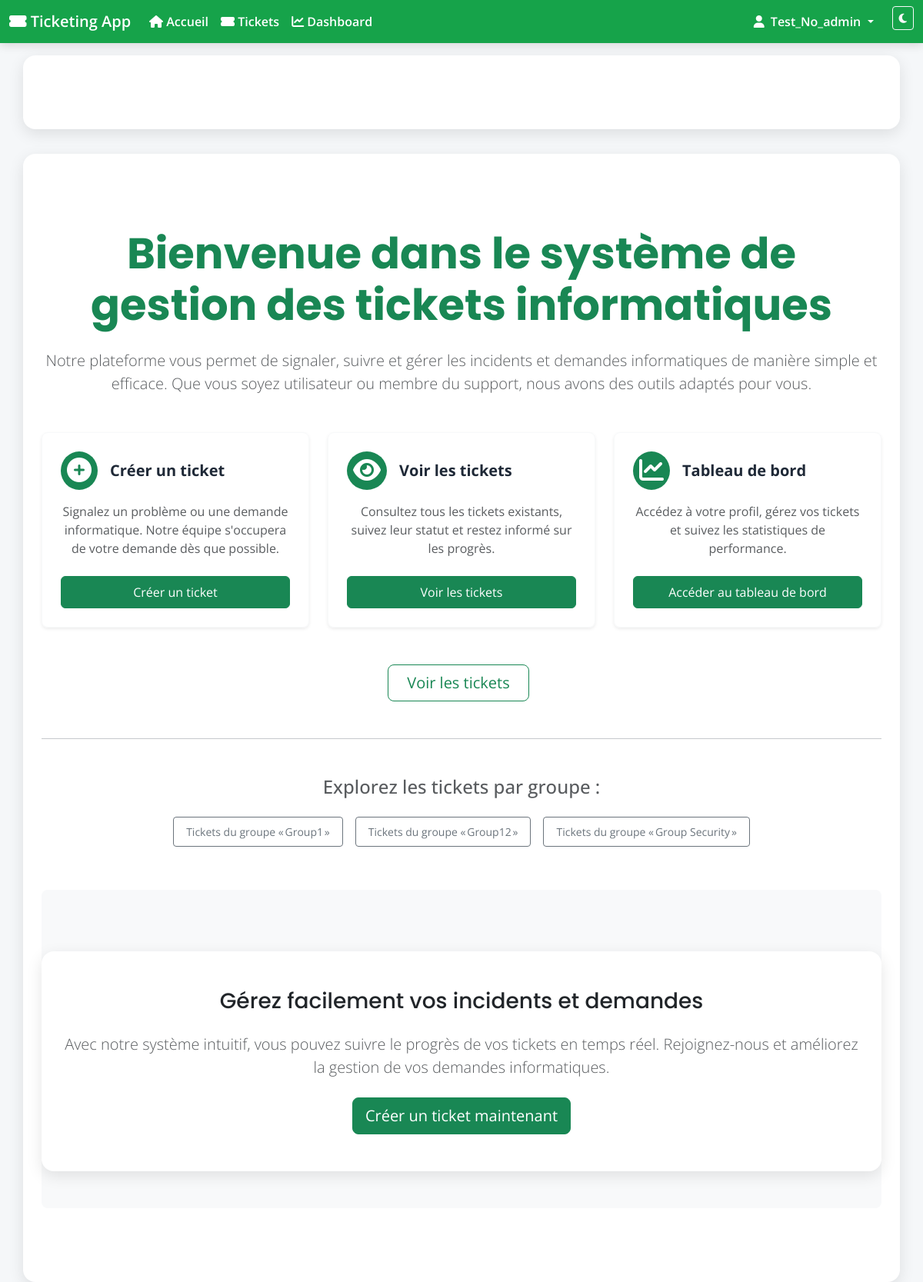
Screenshot of / (signed in) with the database file from the repository.
### tickets/models.py (models this page shows, shortened)
class Group(models.Model):
    name = models.CharField(max_length=100, unique=True)
    description = models.TextField(blank=True)
    members = models.ManyToManyField(User, related_name='custom_groups')

### appli_ticketing/views.py (the view)
# urls.py: path('', main_views.home, name='home'),
@login_required
def home(request):
    groups = Group.objects.annotate(
        total=Count('tickets'),  # Nombre total de tickets
        open=Count('tickets', filter=Q(tickets__status='open')),  # Nombre de tickets ouverts
        resolved=Count('tickets', filter=Q(tickets__status='closed'))  # Nombre de tickets résolus
    )
    return render(request, 'appli_ticketing/home.html', {'groups': groups})

### appli_ticketing/templates/appli_ticketing/home.html (shortened to what this page needs)
{% extends "appli_ticketing/base.html" %}
{% block content %}
<div class="text-center py-5">
  <h1 class="display-4 fw-bold mb-4 text-success">Bienvenue dans le système de gestion des tickets informatiques</h1>
  <p class="lead mb-5 text-muted">
    Notre plateforme vous permet de signaler, suivre et gérer les incidents et demandes informatiques de manière simple et efficace. Que vous soyez utilisateur ou membre du support, nous avons des outils adaptés pour vous.
  </p>
  <div class="row justify-content-center g-4">
    <div class="col-md-4">
      <div class="p-4 bg-surface rounded-3 shadow-sm border border-light d-flex flex-column h-100">
        <div class="d-flex align-items-center mb-3">
          <div class="bg-success text-white p-2 rounded-circle me-3"><i class="fa fa-plus-circle fa-2x"></i></div>
          <h5 class="fw-bold my-0">Créer un ticket</h5>
        </div>
        <p class="text-muted mb-4 flex-grow-1">Signalez un problème ou une demande informatique. Notre équipe s'occupera de votre demande dès que possible.</p>
        <a href="{% url 'tickets:ticket_create' %}" class="btn btn-success w-100 py-2 mt-auto">Créer un ticket</a>
      </div>
    </div>
    <div class="col-md-4">
      <div class="p-4 bg-surface rounded-3 shadow-sm border border-light d-flex flex-column h-100">
        <div class="d-flex align-items-center mb-3">
          <div class="bg-success text-white p-2 rounded-circle me-3"><i class="fa fa-eye fa-2x"></i></div>
          <h5 class="fw-bold my-0">Voir les tickets</h5>
        </div>
        <p class="text-muted mb-4 flex-grow-1">Consultez tous les tickets existants, suivez leur statut et restez informé sur les progrès.</p>
        <a href="{% url 'tickets:ticket_list' %}" class="btn btn-success w-100 py-2 mt-auto">Voir les tickets</a>
      </div>
    </div>
    <div class="col-md-4">
      <div class="p-4 bg-surface rounded-3 shadow-sm border border-light d-flex flex-column h-100">
        <div class="d-flex align-items-center mb-3">
          <div class="bg-success text-white p-2 rounded-circle me-3"><i class="fa fa-chart-line fa-2x"></i></div>
          <h5 class="fw-bold my-0">Tableau de bord</h5>
        </div>
        <p class="text-muted mb-4 flex-grow-1">Accédez à votre profil, gérez vos tickets et suivez les statistiques de performance.</p>
        <a href="{% url 'dashboard' %}" class="btn btn-success w-100 py-2 mt-auto">Accéder au tableau de bord</a>
      </div>
    </div>
  </div>
  <div class="mt-5">
    <a href="{% url 'tickets:ticket_list' %}" class="btn btn-lg btn-outline-success me-2 px-4 py-2">Voir les tickets</a>
  </div>
  {% if groups %}
    <hr class="my-5">
    <h4 class="text-muted mb-3">Explorez les tickets par groupe :</h4>
    <div class="d-flex flex-wrap justify-content-center">
      {% for g in groups %}
        <a href="{% url 'tickets:ticket_list' %}?group={{ g.name }}" class="btn btn-outline-secondary btn-sm m-2 px-3 py-2">
          Tickets du groupe « {{ g.name }} »
        </a>
      {% endfor %}
    </div>
  {% endif %}
  <div class="py-5 mt-5 bg-light rounded-3">
    <div class="container text-center">
      <h3 class="mb-4 text-dark">Gérez facilement vos incidents et demandes</h3>
      <p class="lead mb-4 text-muted">Avec notre système intuitif, vous pouvez suivre le progrès de vos tickets en temps réel. Rejoignez-nous et améliorez la gestion de vos demandes informatiques.</p>
      <a href="{% url 'tickets:ticket_create' %}" class="btn btn-lg btn-success">Créer un ticket maintenant</a>
    </div>
  </div>
</div>
{% endblock %}

### appli_ticketing/templates/appli_ticketing/base.html (shortened to what this page needs)
<!DOCTYPE html>
<html lang="en">
<head>
    <link href="https://cdn.jsdelivr.net/npm/bootstrap@5.3.3/dist/css/bootstrap.min.css" rel="stylesheet">
    <link rel="stylesheet" href="https://cdnjs.cloudflare.com/ajax/libs/font-awesome/6.5.1/css/all.min.css">
</head>
<body>
    <nav class="navbar navbar-expand-lg navbar-dark">
        <div class="container-fluid">
            <a class="navbar-brand" href="{% url 'home' %}"><i class="fa fa-ticket-alt"></i> Ticketing App</a>
            <div class="collapse navbar-collapse" id="navbarNav">
                <ul class="navbar-nav me-auto">
                    <li class="nav-item">
                        <a class="nav-link" href="{% url 'home' %}"><i class="fa fa-home"></i> Accueil</a>
                    </li>
                    <li class="nav-item">
                        <a class="nav-link" href="/tickets/"><i class="fa fa-ticket-alt"></i> Tickets</a>
                    </li>
                    <li class="nav-item">
                        <a class="nav-link" href="{% url 'dashboard' %}"><i class="fa-solid fa-chart-line"></i> Dashboard</a>
                    </li>
                </ul>
                <ul class="navbar-nav">
                    {% if user.is_authenticated %}
                        <li class="nav-item dropdown">
                            <a class="nav-link dropdown-toggle" href="#" id="navbarDropdown" role="button"
                            data-bs-toggle="dropdown" aria-expanded="false">
                                <i class="fa fa-user me-1"></i> {{ user.username }}
                            </a>
                        </li>
                    {% else %}
                        <li class="nav-item"><a class="nav-link" href="{% url 'login' %}"><i class="fa fa-sign-in-alt me-1"></i> Connexion</a></li>
                        <li class="nav-item"><a class="nav-link" href="{% url 'register' %}"><i class="fa fa-user-plus me-1"></i> Créer un compte</a></li>
                    {% endif %}
                    <li class="nav-item">
                        <button onclick="toggleDarkMode()" class="btn btn-sm btn-outline-light ms-3"><i class="fa fa-moon"></i></button>
                    </li>
                </ul>
            </div>
        </div>
    </nav>
    <div class="container mt-3">
    </div>
    <div class="container">
        {% block content %}{% endblock %}
    </div>
    <div class="toast-container position-fixed bottom-0 end-0 p-3">
    </div>
</body>
</html>

### appli_ticketing/templates/appli_ticketing/base.html (style rules this page uses)
:root { --bs-primary: #16a34a; --bs-primary-rgb: 22,163,74; --bs-success: #16a34a; --primary: #16a34a; --primary-700: #15803d; --accent: #0ea5e9; --light-bg: #f5f7f9; --surface: #ffffff; --text: #1f2937; --muted: #6b7280; --on-primary: #ffffff; --shadow: 0 6px 20px rgba(0,0,0,.10); --ring: rgba(22,163,74,.35); }
body { font-family: 'Open Sans', sans-serif; background: var(--light-bg); color: var(--text); transition: background-color .25s, color .25s; }
.navbar { background: var(--primary) !important; box-shadow: 0 2px 12px rgba(0,0,0,.15); }
.navbar .navbar-brand, .navbar .nav-link { color: var(--on-primary) !important; font-weight: 600; }
.container { padding: 3rem 1.5rem; margin-top: 2rem; background: var(--surface); border-radius: 16px; box-shadow: var(--shadow); }
h1, h2, h3 { font-family: 'Poppins', sans-serif; }

### rows the page displays
Group: name "Group1"
Group: name "Group12"
Group: name "Group Security"

### other values shown
{{ user.username }} "Test_No_admin"
